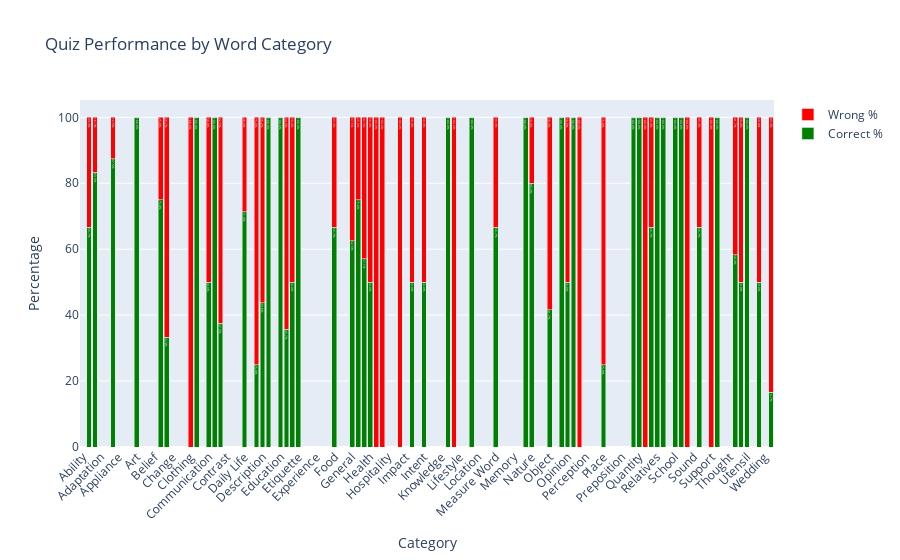

This figure's notebook cell:
### Code cell
# 2) Count of words by category with right/wrong percentage (stacked bar)
category_stats = df.groupby('Word Category').agg({
    'Word': 'count',
    'Num Pinyin Correct': 'sum',
    'Num Meaning Correct': 'sum',
    'Num Pinyin Wrong': 'sum',
    'Num Meaning Wrong': 'sum'
}).reset_index()

category_stats['Total Correct'] = category_stats['Num Pinyin Correct'] + category_stats['Num Meaning Correct']
category_stats['Total Wrong'] = category_stats['Num Pinyin Wrong'] + category_stats['Num Meaning Wrong']
category_stats['Total Attempts'] = category_stats['Total Correct'] + category_stats['Total Wrong']
category_stats['Correct %'] = (category_stats['Total Correct'] / category_stats['Total Attempts'] * 100).fillna(0)
category_stats['Wrong %'] = (category_stats['Total Wrong'] / category_stats['Total Attempts'] * 100).fillna(0)

fig2 = go.Figure()
fig2.add_trace(go.Bar(
    x=category_stats['Word Category'],
    y=category_stats['Correct %'],
    name='Correct %',
    marker_color='green',
    text=category_stats['Correct %'].round(1).astype(str) + '%',
    textposition='inside'
))
fig2.add_trace(go.Bar(
    x=category_stats['Word Category'],
    y=category_stats['Wrong %'],
    name='Wrong %',
    marker_color='red',
    text=category_stats['Wrong %'].round(1).astype(str) + '%',
    textposition='inside'
))
fig2.update_layout(
    title='Quiz Performance by Word Category',
    xaxis_title='Category',
    yaxis_title='Percentage',
    barmode='stack',
    xaxis_tickangle=-45
)
fig2.show()

### Figure 1 — Plotly figure (JSON) as saved in the notebook; plotly's stock layout.template omitted (floating-point values rounded to 4 significant figures)
{"data": [{"marker": {"color": "green"}, "name": "Correct %", "text": ["0.0%", "66.7%", "83.3%", "0.0%", "0.0%", "87.5%", "0.0%", "0.0%", "0.0%", "100.0%", "0.0%", "0.0%", "0.0%", "75.0%", "33.3%", "0.0%", "0.0%", "0.0%", "0.0%", "100.0%", "0.0%", "50.0%", "100.0%", "37.5%", "0.0%", "0.0%", "0.0%", "71.4%", "0.0%", "25.0%", "43.8%", "100.0%", "0.0%", "100.0%", "35.7%", "50.0%", "100.0%", "0.0%", "0.0%", "0.0%", "0.0%", "0.0%", "66.7%", "0.0%", "0.0%", "62.5%", "75.0%", "57.1%", "50.0%", "0.0%", "0.0%", "0.0%", "0.0%", "0.0%", "0.0%", "50.0%", "0.0%", "50.0%", "0.0%", "0.0%", "0.0%", "100.0%", "0.0%", "0.0%", "0.0%", "100.0%", "0.0%", "0.0%", "0.0%", "66.7%", "0.0%", "0.0%", "0.0%", "0.0%", "100.0%", "80.0%", "0.0%", "0.0%", "41.7%", "0.0%", "100.0%", "50.0%", "100.0%", "0.0%", "0.0%", "0.0%", "0.0%", "25.0%", "0.0%", "0.0%", "0.0%", "0.0%", "100.0%", "100.0%", "0.0%", "66.7%", "100.0%", "100.0%", "0.0%", "100.0%", "100.0%", "0.0%", "0.0%", "66.7%", "0.0%", "0.0%", "100.0%", "0.0%", "0.0%", "58.3%", "50.0%", "100.0%", "0.0%", "50.0%", "0.0%", "16.7%"], "textposition": "inside", "type": "bar", "x": ["Ability", "Action", "Activity", "Adaptation", "Agriculture", "Animal", "Appliance", "Archaeology", "Architecture", "Art", "Attention", "Behavior", "Belief", "Body", "Business", "Change", "Character", "Classroom", "Clothing", "Color", "Commitment", "Communication", "Commute", "Concept", "Contrast", "Cooperation", "Culture", "Daily Life", "Defense", "Degree", "Description", "Direction", "Economics", "Education", "Emotion", "Entertainment", "Etiquette", "Event", "Expectation", "Experience", "Expression", "Fashion", "Food", "Frequency", "Furniture", "General", "Geography", "Grammar", "Health", "Hobby", "Holidays", "Hospitality", "Identity", "Idiom", "Impact", "Information", "Intensity", "Intent", "Interaction", "Investigation", "Knowledge", "Language", "Law", "Lifestyle", "Literary", "Literature", "Location", "Material", "Mathematics", "Measure Word", "Measurement", "Mediation", "Memory", "Military", "Music", "Nature", "Necessity", "News", "Object", "Observation", "Occupation", "Opinion", "Opportunity", "Organization", "Perception", "Permission", "Philosophy", "Place", "Plant", "Preference", "Preposition", "Produce", "Progress", "Quantity", "Question", "Relationship", "Relatives", "Responsibility", "Risk", "School", "Science", "Separation", "Sound", "Sports", "Strategy", "Support", "Technology", "Texture", "Thought", "Time", "Travel", "Utensil", "Value", "Weather", "Wedding", "Work"], "y": [0, 66.67, 83.33, 0, 0, 87.5, 0, 0, 0, 100, 0, 0, 0, 75, 33.33, 0, 0, 0, 0, 100, 0, 50, 100, 37.5, 0, 0, 0, 71.43, 0, 25, 43.75, 100, 0, 100, 35.71, 50, 100, 0, 0, 0, 0, 0, 66.67, 0, 0, 62.5, 75, 57.14, 50, 0, 0, 0, 0, 0, 0, 50, 0, 50, 0, 0, 0, 100, 0, 0, 0, 100, 0, 0, 0, 66.67, 0, 0, 0, 0, 100, 80, 0, 0, 41.67, 0, 100, 50, 100, 0, 0, 0, 0, 25, 0, 0, 0, 0, 100, 100, 0, 66.67, 100, 100, 0, 100, 100, 0, 0, 66.67, 0, 0, 100, 0, 0, 58.33, 50, 100, 0, 50, 0, 16.67]}, {"marker": {"color": "red"}, "name": "Wrong %", "text": ["0.0%", "33.3%", "16.7%", "0.0%", "0.0%", "12.5%", "0.0%", "0.0%", "0.0%", "0.0%", "0.0%", "0.0%", "0.0%", "25.0%", "66.7%", "0.0%", "0.0%", "0.0%", "100.0%", "0.0%", "0.0%", "50.0%", "0.0%", "62.5%", "0.0%", "0.0%", "0.0%", "28.6%", "0.0%", "75.0%", "56.2%", "0.0%", "0.0%", "0.0%", "64.3%", "50.0%", "0.0%", "0.0%", "0.0%", "0.0%", "0.0%", "0.0%", "33.3%", "0.0%", "0.0%", "37.5%", "25.0%", "42.9%", "50.0%", "100.0%", "100.0%", "0.0%", "0.0%", "100.0%", "0.0%", "50.0%", "0.0%", "50.0%", "0.0%", "0.0%", "0.0%", "0.0%", "100.0%", "0.0%", "0.0%", "0.0%", "0.0%", "0.0%", "0.0%", "33.3%", "0.0%", "0.0%", "0.0%", "0.0%", "0.0%", "20.0%", "0.0%", "0.0%", "58.3%", "0.0%", "0.0%", "50.0%", "0.0%", "100.0%", "0.0%", "0.0%", "0.0%", "75.0%", "0.0%", "0.0%", "0.0%", "0.0%", "0.0%", "0.0%", "100.0%", "33.3%", "0.0%", "0.0%", "0.0%", "0.0%", "0.0%", "100.0%", "0.0%", "33.3%", "0.0%", "100.0%", "0.0%", "0.0%", "0.0%", "41.7%", "50.0%", "0.0%", "0.0%", "50.0%", "0.0%", "83.3%"], "textposition": "inside", "type": "bar", "x": ["Ability", "Action", "Activity", "Adaptation", "Agriculture", "Animal", "Appliance", "Archaeology", "Architecture", "Art", "Attention", "Behavior", "Belief", "Body", "Business", "Change", "Character", "Classroom", "Clothing", "Color", "Commitment", "Communication", "Commute", "Concept", "Contrast", "Cooperation", "Culture", "Daily Life", "Defense", "Degree", "Description", "Direction", "Economics", "Education", "Emotion", "Entertainment", "Etiquette", "Event", "Expectation", "Experience", "Expression", "Fashion", "Food", "Frequency", "Furniture", "General", "Geography", "Grammar", "Health", "Hobby", "Holidays", "Hospitality", "Identity", "Idiom", "Impact", "Information", "Intensity", "Intent", "Interaction", "Investigation", "Knowledge", "Language", "Law", "Lifestyle", "Literary", "Literature", "Location", "Material", "Mathematics", "Measure Word", "Measurement", "Mediation", "Memory", "Military", "Music", "Nature", "Necessity", "News", "Object", "Observation", "Occupation", "Opinion", "Opportunity", "Organization", "Perception", "Permission", "Philosophy", "Place", "Plant", "Preference", "Preposition", "Produce", "Progress", "Quantity", "Question", "Relationship", "Relatives", "Responsibility", "Risk", "School", "Science", "Separation", "Sound", "Sports", "Strategy", "Support", "Technology", "Texture", "Thought", "Time", "Travel", "Utensil", "Value", "Weather", "Wedding", "Work"], "y": [0, 33.33, 16.67, 0, 0, 12.5, 0, 0, 0, 0, 0, 0, 0, 25, 66.67, 0, 0, 0, 100, 0, 0, 50, 0, 62.5, 0, 0, 0, 28.57, 0, 75, 56.25, 0, 0, 0, 64.29, 50, 0, 0, 0, 0, 0, 0, 33.33, 0, 0, 37.5, 25, 42.86, 50, 100, 100, 0, 0, 100, 0, 50, 0, 50, 0, 0, 0, 0, 100, 0, 0, 0, 0, 0, 0, 33.33, 0, 0, 0, 0, 0, 20, 0, 0, 58.33, 0, 0, 50, 0, 100, 0, 0, 0, 75, 0, 0, 0, 0, 0, 0, 100, 33.33, 0, 0, 0, 0, 0, 100, 0, 33.33, 0, 100, 0, 0, 0, 41.67, 50, 0, 0, 50, 0, 83.33]}], "layout": {"barmode": "stack", "title": {"text": "Quiz Performance by Word Category"}, "xaxis": {"tickangle": -45, "title": {"text": "Category"}}, "yaxis": {"title": {"text": "Percentage"}}}}
